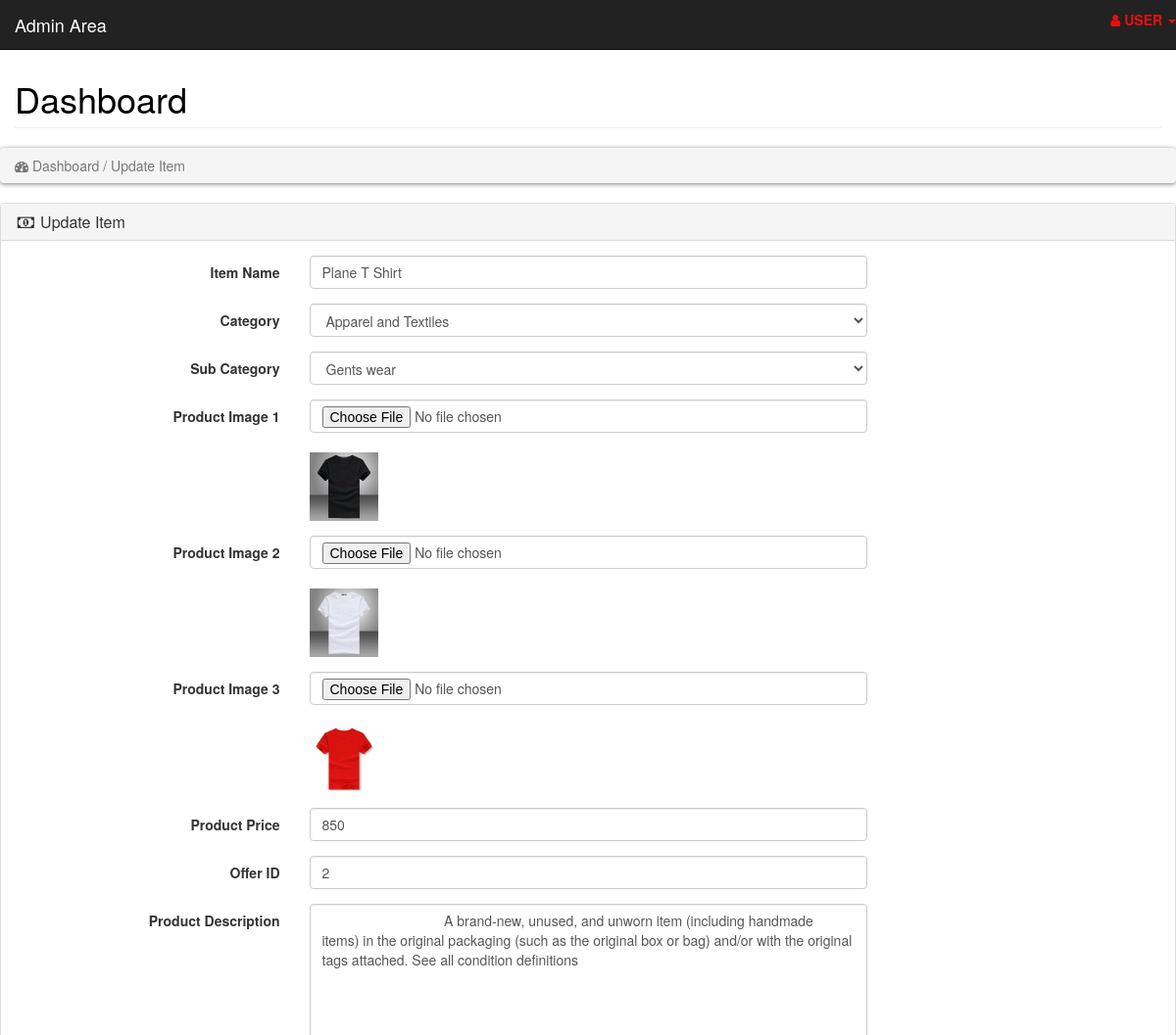
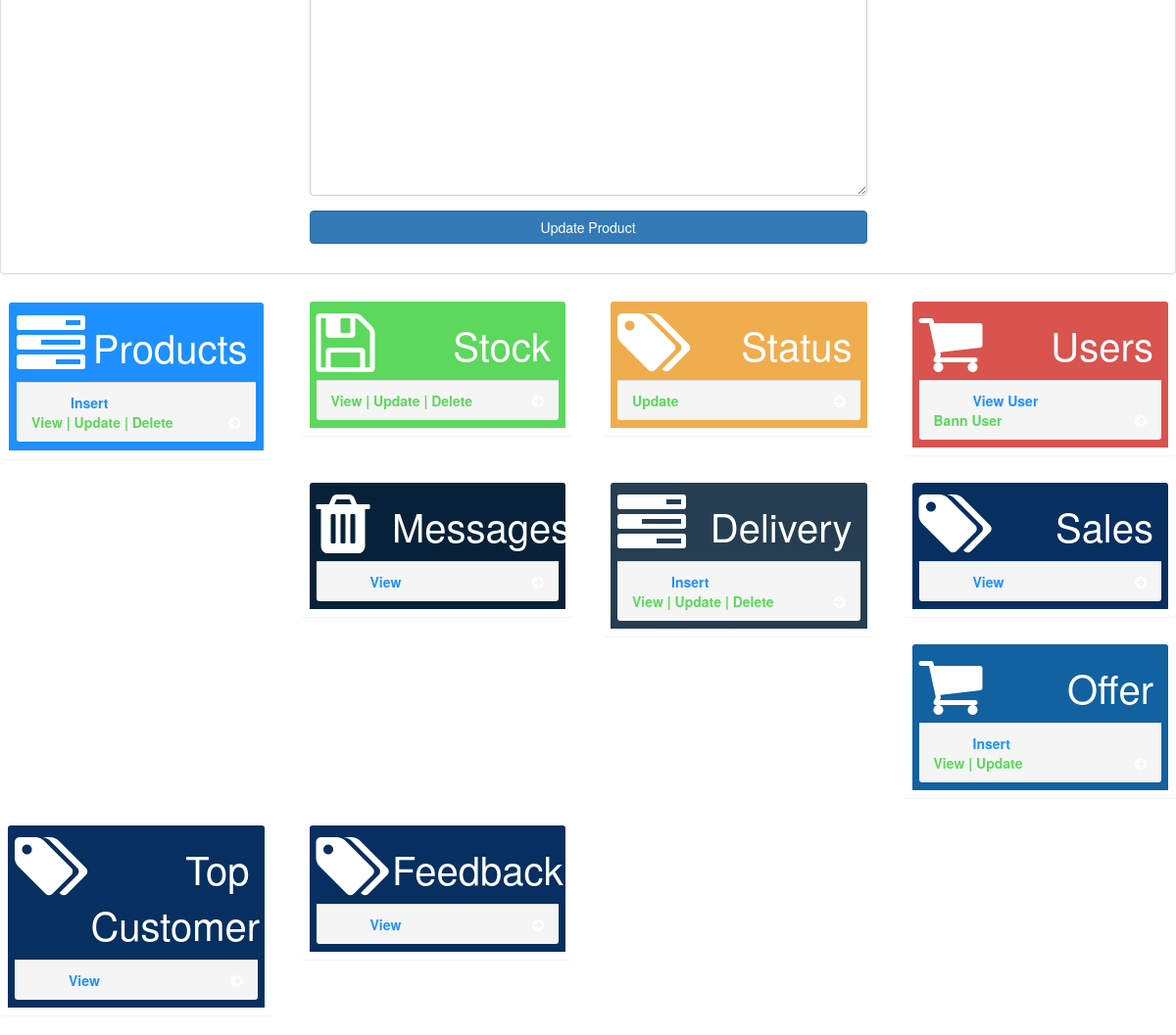
The page /admin_area/index.php?edit_product=1 on the database its author committed (2 pictures, top to bottom).
### tables this page shows
CREATE TABLE IF NOT EXISTS `item` (
  `ItemID` int(255) NOT NULL,
  `ItemName` varchar(255) NOT NULL,
  `Description` varchar(255) NOT NULL,
  `Price` float NOT NULL,
  `Sub_Cat_Name` varchar(255) NOT NULL,
  `Product_Img1` text NOT NULL,
  `Product_Img2` text NOT NULL,
  `Product_Img3` text NOT NULL,
  `Offer_ID` int(10) NOT NULL,
  `Cat_Name` varchar(255) NOT NULL,
  PRIMARY KEY (`ItemID`)
);

### admin_area/edit_product.php (the view, shortened to what this page needs)
<?php
include("includes/db.php");
?>
<?php
if(isset($_GET['edit_product'])){
    $edit_id = $_GET['edit_product'];
    $get_p = "select * from item where ItemID='$edit_id'";
    $run_edit = mysqli_query($con,$get_p);
    $row_edit = mysqli_fetch_array($run_edit);
    $p_title = $row_edit['ItemName'];
    $p_desc = $row_edit['Description'];
    $price = $row_edit['Price'];
    $p_image1 = $row_edit['Product_Img1'];
    $p_image2 = $row_edit['Product_Img2'];
    $p_image3 = $row_edit['Product_Img3'];
    $p_offer_id = $row_edit['Offer_ID'];
    $p_sub_cat = $row_edit['Sub_Cat_Name'];
	$p_cat = $row_edit['Cat_Name'];
}
?>
<!DOCTYPE html>
<html lang="en">
<head>
    <link rel="stylesheet" href="style.css">
    <link rel="stylesheet" href="https://maxcdn.bootstrapcdn.com/bootstrap/3.4.1/css/bootstrap.min.css">
    <link rel="stylesheet" href="https://cdnjs.cloudflare.com/ajax/libs/font-awesome/4.7.0/css/font-awesome.min.css">
</head>
<body>
<br>
<div class="row">
    <div class="col-lg-12">
       <ol class="breadcrumb">
            <li class="active">
                <i class="fa fa-dashboard"></i> Dashboard / Update Item
            </li>
        </ol>
    </div>
</div>
<div class="row">
    <div class="col-lg-12">
        <div class="panel panel-default">
            <div class="panel-heading">
                <h3 class="panel-title">
                    <i class="fa fa-money fa-fw"></i>  Update Item
                </h3>
            </div>
            <div class="panel-body">
                <form method="POST" class="form-horizontal" enctype="multipart/form-data">
                    <div class="form-group">
                        <label class="col-md-3 control-label">Item Name</label>
                            <div class="col-md-6">
                                <input name="product_title" type="text" class="form-control" required value="<?php echo $p_title; ?>">
                            </div>
                    </div>
                    <div class="form-group">
                        <label class="col-md-3 control-label"> Category</label>
                            <div class="col-md-6">
                                <select name="product_cat" class="form-control">
                                <option value="<?php echo $p_cat; ?>"> <?php  echo $p_cat ; ?>  </option>
                                </select>
                            </div>
                    </div>
                    <div class="form-group">
                        <label class="col-md-3 control-label">Sub Category</label>
                            <div class="col-md-6">
                                <select name="cat" class="form-control">
                                <option value="<?php $p_sub_cat; ?>"><?php  echo $p_sub_cat; ?> </option>
                                </select>
                            </div>
                    </div>
                    <div class="form-group">
                        <label class="col-md-3 control-label"> Product Image 1</label>
                            <div class="col-md-6">
                                <input name="product_img" type="file" class="form-control" >
                                <br>
                                <img width="70" height="70" src="<?php echo $p_image1; ?> " alt="<?php echo $p_image1; ?>">
                            </div>
                    </div>
                    <div class="form-group">
                        <label class="col-md-3 control-label"> Product Image 2</label>
                            <div class="col-md-6">
                                <input name="product_img2" type="file" class="form-control" >
                                <br>
                                <img width="70" height="70" src="<?php echo $p_image2; ?> " alt="<?php echo $p_image2; ?>">
                            </div>
                    </div>
                    <div class="form-group">
                        <label class="col-md-3 control-label"> Product Image 3</label>
                            <div class="col-md-6">
                                <input name="product_img3" type="file" class="form-control" >
                                <br>
                                <img width="70" height="70" src="<?php echo $p_image3; ?> " alt="<?php echo $p_image3; ?>">
                            </div>
                    </div>
                    <div class="form-group">
                        <label class="col-md-3 control-label"> Product Price</label>
                            <div class="col-md-6">
                                <input name="product_price" type="text" class="form-control" required value="<?php echo $price; ?>">
                            </div>
                    </div>
                    <div class="form-group">
                        <label class="col-md-3 control-label"> Offer ID</label>
                            <div class="col-md-6">
                                <input name="offer_id" type="text" class="form-control" required value="<?php echo $p_offer_id; ?>">
                            </div>
                    </div>
                    <div class="form-group">
                        <label class="col-md-3 control-label"> Product Description</label>
                            <div class="col-md-6">
                                <textarea name="product_desc" cols="19" rows="16" class="form-control">
                                <?php echo $p_desc; ?>
                                </textarea>
                            </div>
                    </div>
                    <div class="form-group">
                        <label class="col-md-3 control-label"> </label>
                            <div class="col-md-6">
                                <input name="update" type="submit" value="Update Product" class="btn btn-primary form-control"  onclick="return confirm('Are you sure YOU WANT TO MAKE THESE CHANGES TO THIS ITEM?')">
                            </div>
                    </div>
                </form>
            </div>
        </div>
    </div>
</div>
</body>
</html>

### admin_area/css/style.css (style rules this page uses)
* body { margin-top: 100px; }
@media (min-width: 768px) { body { margin-top: 50px; } }

### style.css (style rules this page uses)
* body { font-size: 14px; line-height: 1.42857143; color: #333333; background: #f0f0f0; overflow-x: hidden; }
.btn-primary { color: #333333; background: rgb(79,191,168); border-color: rgb(65, 179,156); }
.breadcrumb { padding: 8px 15px; margin-bottom: 20px; background: #ffffff; border-radius: 5px; box-shadow: 0px 1px 5px rgba(0, 0, 0, .5); }

### rows shown on the page
item: product_title "Plane T Shirt", product_cat "Apparel and Textiles", cat "Gents wear", Product_Img1 (picture), Product_Img2 (picture), Product_Img3 (picture), product_price "850", offer_id "2", product_desc "A brand-new, unused, and unworn item (including handmade items) in the original packaging (such as the original box or bag) and/or with the original tags attached. See all condition definitions"
